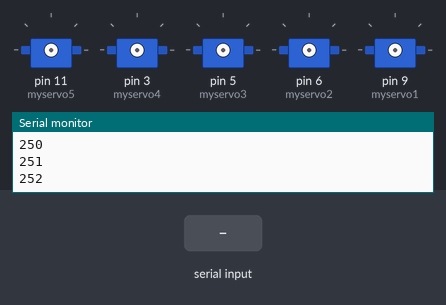
Bench run of a sketch on a simulated Arduino Uno, built with avr-gcc and run on an emulated ATmega328P. On the bench: 5 × servo, the last lines printed to the serial monitor. The test bench sets the inputs (shaded band).

Above: at 2.2 s.
2.3 s: "1" received over Serial
At 3.1 s:
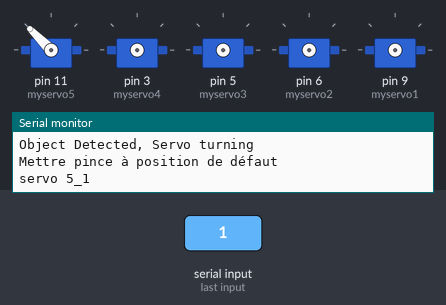
At 6.9 s:
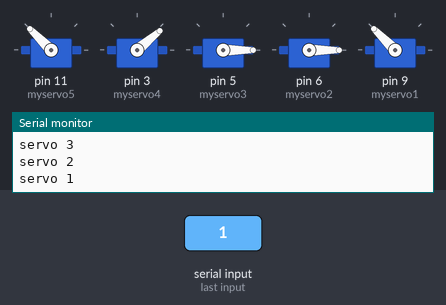
Timing chart, 0 to 8.4 s (numbered marks = the images above; inputs shaded):
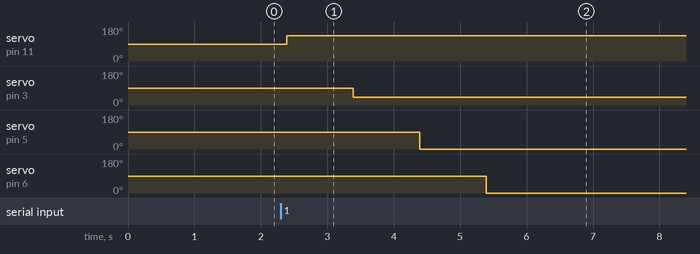

Measured:
- after the input at 2.3 s, servo on pin 11 (myservo5): 90° → 135° after 0.09 s; servo on pin 3 (myservo4): 90° → 40° after 1.1 s; servo on pin 5 (myservo3): 90° → 0° after 2.1 s; servo on pin 6 (myservo2): 90° → 0° after 3.1 s

The sketch:

Asservissement_pince.ino
```cpp
/***********************************************************
File name: servo.ino
Description:   The servo motor circulates to 180 degrees, 90 degrees
               Degrees, 0 degrees,
Website: www.adeept.com
E-mail: support@adeept.com
Author: Tom
Date: 2020/05/22
***********************************************************/

#include <Servo.h>

Servo myservo1; //create servo object to control a servo
Servo myservo2; //create servo object to control a servo
Servo myservo3; //create servo object to control a servo
Servo myservo4; //create servo object to control a servo
Servo myservo5; //create servo object to control a servo
Servo myservo5_bis; //create servo object to control a servo
int compteur = 0;

void setup()
{
  Serial.begin(9600); // initialise la communication série à 9600 bauds
  delay(1000); // wait for a second
}

void loop()
{
  // ---------- Permet de copier-coller facilement attach() ------------- //
  // -------------------------------------------------------------------- //
  // myservo1.attach(9); // attachs the servo 1 on pin 9 to servo object
  // myservo2.attach(6); // attachs the servo 2 on pin 6 to servo object
  // myservo3.attach(5); // attachs the servo 3 on pin 5 to servo object
  // myservo4.attach(3); // attachs the servo 4 on pin 3 to servo object
  // myservo5.attach(11); // attachs the servo 5 on pin 11 to servo object
  // myservo5_bis.attach(11); // attachs the servo 5 on pin 11 to servo object
  // -------------------------------------------------------------------- //

  if(Serial.available() > 0)
  {
    char incomingByte = Serial.read();
    Serial.println(incomingByte);

    if(incomingByte = 'O')
    {
      Serial.println("Object Detected, Servo turning");

      Serial.print("Mettre pince à position de défaut\n");
      pince_position_defaut();

      Serial.print("Détachage des servomoteurs\n");
      detachage_servos();
    }
  }
  Serial.println(compteur);
  // if(compteur == 200)
  // {
  //   Serial.print("Mettre pince à position de défaut\n");
  //   pince_position_defaut();


  //   Serial.print("Détachage des servomoteurs\n");
  //   detachage_servos();
  // }

  compteur++;
  // Serial.println(compteur);
}

void pince_desserer()
{
  Serial.print("servo 5\n");
  myservo5.attach(11); // attachs the servo 5 on pin 11 to servo object
  myservo5.write(60);
  delay(1000);
  myservo5.detach(); // detachs the servo 5

  delay(1000);
}

void pince_descendre()
{
  Serial.print("servo 3\n");
  myservo3.attach(5); // attachs the servo 3 on pin 5 to servo object
  myservo3.write(75);
  delay(1000);
  myservo3.detach(); // detachs the servo 3
}

void pince_attraper()
{
  Serial.print("servo 5bis\n");
  myservo5_bis.attach(11); // attachs the servo 5_bis on pin 11 to servo object
  myservo5_bis.write(130);
  delay(1000);
  Serial.println(myservo5_bis.attached());
  myservo5_bis.detach(); // detachs the servo 5_bis

  delay(1000);
}

void fonction_test()
{
  // Ecriture du code : //
  myservo5.attach(11); // attachs the servo 5 on pin 11 to servo object
  Serial.print("servo 5_1\n");
  myservo5.write(60);
  delay(2000);
  myservo4.attach(3); // attachs the servo 4 on pin 3 to servo object
  Serial.print("servo 4\n");
  myservo4.write(15);
  delay(2000);
  myservo3.attach(5); // attachs the servo 3 on pin 5 to servo object
  Serial.print("servo 3\n");
  myservo3.write(5);
  delay(2000);
  myservo2.attach(6); // attachs the servo 2 on pin 6 to servo object
  Serial.print("servo 2\n");
  myservo2.write(30);
  delay(2000);
  Serial.print("servo 1\n");
  myservo1.attach(9); // attachs the servo 1 on pin 9 to servo object
  myservo1.write(25);
  delay(500);
  Serial.print("servo 5_2\n");
  myservo5.write(110);
  delay(10000);


  // Détachage des servomoteurs : //
  myservo1.detach();
  myservo2.detach();
  myservo3.detach();
  myservo4.detach();
  myservo5.detach();

  delay(1000);
}

void pince_position_defaut()
{
  // Ecriture du code : //
  myservo5.attach(11); // attachs the servo 5 on pin 11 to servo object
  Serial.print("servo 5_1\n");
  myservo5.write(135);
  delay(1000);
  myservo4.attach(3); // attachs the servo 4 on pin 3 to servo object
  Serial.print("servo 4\n");
  myservo4.write(40);
  delay(1000);
  myservo3.attach(5); // attachs the servo 3 on pin 5 to servo object
  Serial.print("servo 3\n");
  myservo3.write(0);
  delay(1000);
  myservo2.attach(6); // attachs the servo 2 on pin 6 to servo object
  Serial.print("servo 2\n");
  myservo2.write(0);
  delay(1000);
  Serial.print("servo 1\n");
  myservo1.attach(9); // attachs the servo 1 on pin 9 to servo object
  myservo1.write(135);
  delay(1000);

  delay(10000);
}

void detachage_servos()
{
  // Détachage des servomoteurs : //
    myservo1.detach();
    myservo2.detach();
    myservo3.detach();
    myservo4.detach();
    myservo5.detach();

    delay(5000);
}
```
